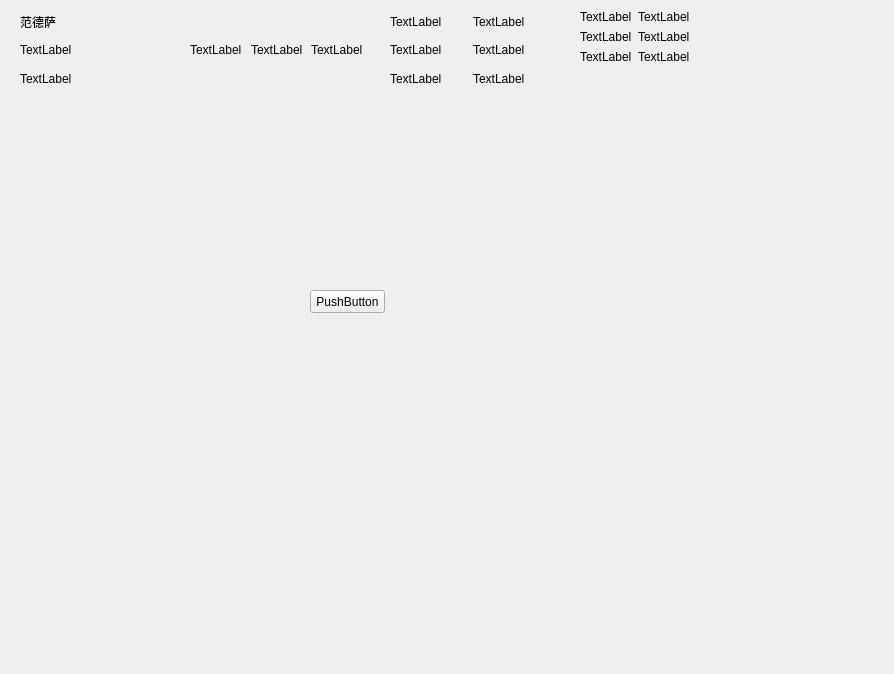
<?xml version="1.0" encoding="UTF-8"?>
<ui version="4.0">
 <class>MainWindow</class>
 <widget class="QMainWindow" name="MainWindow">
  <property name="geometry">
   <rect>
    <x>0</x>
    <y>0</y>
    <width>894</width>
    <height>674</height>
   </rect>
  </property>
  <property name="windowTitle">
   <string>MainWindow</string>
  </property>
  <widget class="QWidget" name="centralWidget">
   <widget class="QPushButton" name="pushButton">
    <property name="geometry">
     <rect>
      <x>310</x>
      <y>290</y>
      <width>75</width>
      <height>23</height>
     </rect>
    </property>
    <property name="text">
     <string>PushButton</string>
    </property>
   </widget>
   <widget class="QWidget" name="verticalLayoutWidget">
    <property name="geometry">
     <rect>
      <x>20</x>
      <y>10</y>
      <width>160</width>
      <height>80</height>
     </rect>
    </property>
    <layout class="QVBoxLayout" name="verticalLayout">
     <item>
      <widget class="QLabel" name="label_3">
       <property name="text">
        <string>范德萨</string>
       </property>
      </widget>
     </item>
     <item>
      <widget class="QLabel" name="label">
       <property name="text">
        <string>TextLabel</string>
       </property>
      </widget>
     </item>
     <item>
      <widget class="QLabel" name="label_2">
       <property name="text">
        <string>TextLabel</string>
       </property>
      </widget>
     </item>
    </layout>
   </widget>
   <widget class="QWidget" name="horizontalLayoutWidget">
    <property name="geometry">
     <rect>
      <x>190</x>
      <y>10</y>
      <width>176</width>
      <height>80</height>
     </rect>
    </property>
    <layout class="QHBoxLayout" name="horizontalLayout">
     <item>
      <widget class="QLabel" name="label_5">
       <property name="text">
        <string>TextLabel</string>
       </property>
      </widget>
     </item>
     <item>
      <widget class="QLabel" name="label_4">
       <property name="text">
        <string>TextLabel</string>
       </property>
      </widget>
     </item>
     <item>
      <widget class="QLabel" name="label_6">
       <property name="text">
        <string>TextLabel</string>
       </property>
      </widget>
     </item>
    </layout>
   </widget>
   <widget class="QWidget" name="gridLayoutWidget">
    <property name="geometry">
     <rect>
      <x>390</x>
      <y>10</y>
      <width>160</width>
      <height>80</height>
     </rect>
    </property>
    <layout class="QGridLayout" name="gridLayout">
     <item row="1" column="0">
      <widget class="QLabel" name="label_7">
       <property name="text">
        <string>TextLabel</string>
       </property>
      </widget>
     </item>
     <item row="0" column="0">
      <widget class="QLabel" name="label_9">
       <property name="text">
        <string>TextLabel</string>
       </property>
      </widget>
     </item>
     <item row="2" column="0">
      <widget class="QLabel" name="label_8">
       <property name="text">
        <string>TextLabel</string>
       </property>
      </widget>
     </item>
     <item row="2" column="1">
      <widget class="QLabel" name="label_10">
       <property name="text">
        <string>TextLabel</string>
       </property>
      </widget>
     </item>
     <item row="1" column="1">
      <widget class="QLabel" name="label_11">
       <property name="text">
        <string>TextLabel</string>
       </property>
      </widget>
     </item>
     <item row="0" column="1">
      <widget class="QLabel" name="label_12">
       <property name="text">
        <string>TextLabel</string>
       </property>
      </widget>
     </item>
    </layout>
   </widget>
   <widget class="QWidget" name="formLayoutWidget">
    <property name="geometry">
     <rect>
      <x>580</x>
      <y>10</y>
      <width>160</width>
      <height>80</height>
     </rect>
    </property>
    <layout class="QFormLayout" name="formLayout">
     <item row="0" column="0">
      <widget class="QLabel" name="label_13">
       <property name="text">
        <string>TextLabel</string>
       </property>
      </widget>
     </item>
     <item row="0" column="1">
      <widget class="QLabel" name="label_14">
       <property name="text">
        <string>TextLabel</string>
       </property>
      </widget>
     </item>
     <item row="1" column="1">
      <widget class="QLabel" name="label_15">
       <property name="text">
        <string>TextLabel</string>
       </property>
      </widget>
     </item>
     <item row="2" column="1">
      <widget class="QLabel" name="label_16">
       <property name="text">
        <string>TextLabel</string>
       </property>
      </widget>
     </item>
     <item row="1" column="0">
      <widget class="QLabel" name="label_17">
       <property name="text">
        <string>TextLabel</string>
       </property>
      </widget>
     </item>
     <item row="2" column="0">
      <widget class="QLabel" name="label_18">
       <property name="text">
        <string>TextLabel</string>
       </property>
      </widget>
     </item>
    </layout>
   </widget>
  </widget>
 </widget>
 <resources/>
 <connections>
  <connection>
   <sender>pushButton</sender>
   <signal>clicked()</signal>
   <receiver>label_3</receiver>
   <slot>hide()</slot>
   <hints>
    <hint type="sourcelabel">
     <x>366</x>
     <y>298</y>
    </hint>
    <hint type="destinationlabel">
     <x>59</x>
     <y>21</y>
    </hint>
   </hints>
  </connection>
 </connections>
</ui>
